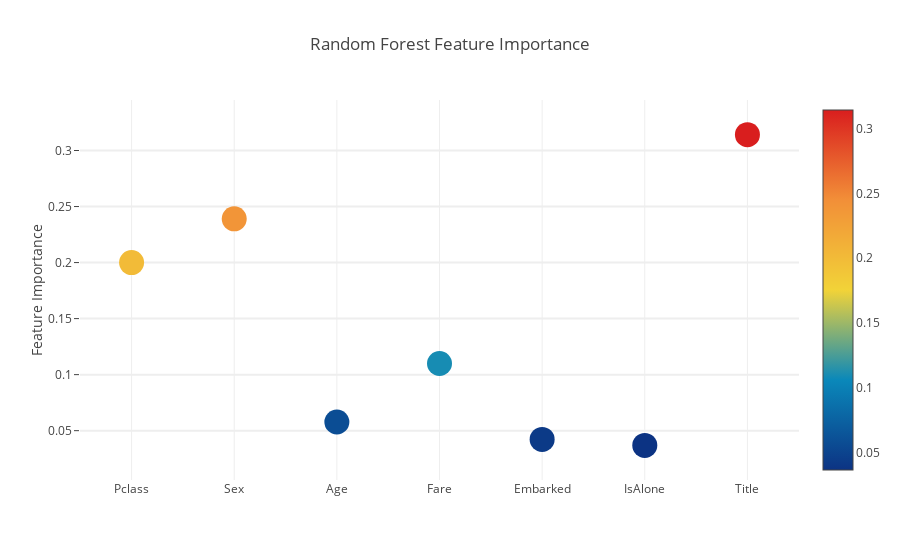
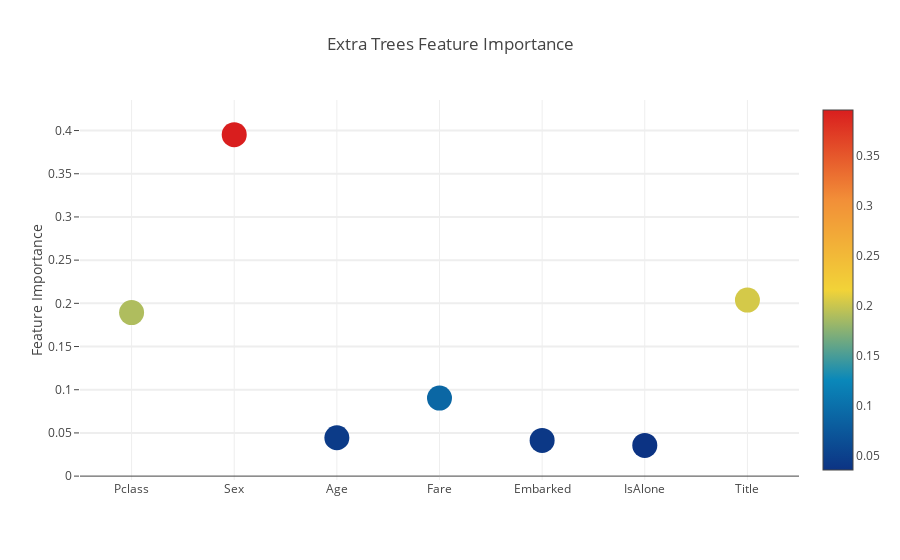
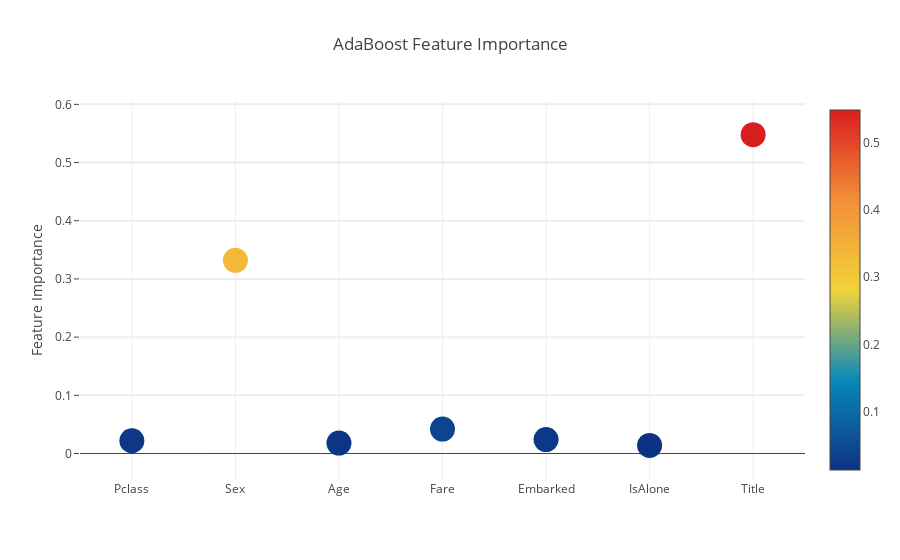
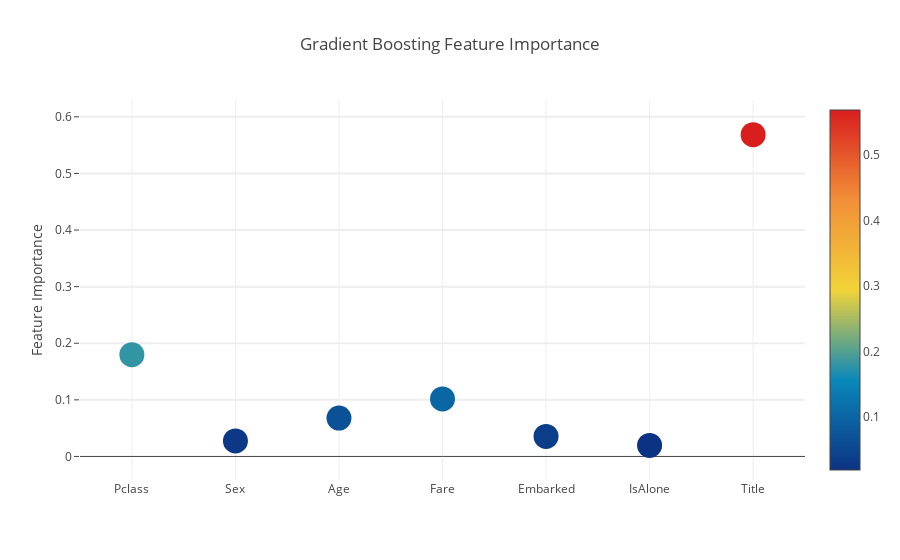

These figures' notebook cell, in order:
### Code cell
# Scatter plot 
trace = go.Scatter(
    y = feature_dataframe['Random Forest feature importances'].values,
    x = feature_dataframe['features'].values,
    mode='markers',
    marker=dict(
        sizemode = 'diameter',
        sizeref = 1,
        size = 25,
#       size= feature_dataframe['AdaBoost feature importances'].values,
        #color = np.random.randn(500), #set color equal to a variable
        color = feature_dataframe['Random Forest feature importances'].values,
        colorscale='Portland',
        showscale=True
    ),
    text = feature_dataframe['features'].values
)
data = [trace]

layout= go.Layout(
    autosize= True,
    title= 'Random Forest Feature Importance',
    hovermode= 'closest',
#     xaxis= dict(
#         title= 'Pop',
#         ticklen= 5,
#         zeroline= False,
#         gridwidth= 2,
#     ),
    yaxis=dict(
        title= 'Feature Importance',
        ticklen= 5,
        gridwidth= 2
    ),
    showlegend= False
)
fig = go.Figure(data=data, layout=layout)
py.iplot(fig,filename='scatter2010')

# Scatter plot 
trace = go.Scatter(
    y = feature_dataframe['Extra Trees  feature importances'].values,
    x = feature_dataframe['features'].values,
    mode='markers',
    marker=dict(
        sizemode = 'diameter',
        sizeref = 1,
        size = 25,
#       size= feature_dataframe['AdaBoost feature importances'].values,
        #color = np.random.randn(500), #set color equal to a variable
        color = feature_dataframe['Extra Trees  feature importances'].values,
        colorscale='Portland',
        showscale=True
    ),
    text = feature_dataframe['features'].values
)
data = [trace]

layout= go.Layout(
    autosize= True,
    title= 'Extra Trees Feature Importance',
    hovermode= 'closest',
#     xaxis= dict(
#         title= 'Pop',
#         ticklen= 5,
#         zeroline= False,
#         gridwidth= 2,
#     ),
    yaxis=dict(
        title= 'Feature Importance',
        ticklen= 5,
        gridwidth= 2
    ),
    showlegend= False
)
fig = go.Figure(data=data, layout=layout)
py.iplot(fig,filename='scatter2010')

# Scatter plot 
trace = go.Scatter(
    y = feature_dataframe['AdaBoost feature importances'].values,
    x = feature_dataframe['features'].values,
    mode='markers',
    marker=dict(
        sizemode = 'diameter',
        sizeref = 1,
        size = 25,
#       size= feature_dataframe['AdaBoost feature importances'].values,
        #color = np.random.randn(500), #set color equal to a variable
        color = feature_dataframe['AdaBoost feature importances'].values,
        colorscale='Portland',
        showscale=True
    ),
    text = feature_dataframe['features'].values
)
data = [trace]

layout= go.Layout(
    autosize= True,
    title= 'AdaBoost Feature Importance',
    hovermode= 'closest',
#     xaxis= dict(
#         title= 'Pop',
#         ticklen= 5,
#         zeroline= False,
#         gridwidth= 2,
#     ),
    yaxis=dict(
        title= 'Feature Importance',
        ticklen= 5,
        gridwidth= 2
    ),
    showlegend= False
)
fig = go.Figure(data=data, layout=layout)
py.iplot(fig,filename='scatter2010')

# Scatter plot 
trace = go.Scatter(
    y = feature_dataframe['Gradient Boost feature importances'].values,
    x = feature_dataframe['features'].values,
    mode='markers',
    marker=dict(
        sizemode = 'diameter',
        sizeref = 1,
        size = 25,
#       size= feature_dataframe['AdaBoost feature importances'].values,
        #color = np.random.randn(500), #set color equal to a variable
        color = feature_dataframe['Gradient Boost feature importances'].values,
        colorscale='Portland',
        showscale=True
    ),
    text = feature_dataframe['features'].values
)
data = [trace]

layout= go.Layout(
    autosize= True,
    title= 'Gradient Boosting Feature Importance',
    hovermode= 'closest',
#     xaxis= dict(
#         title= 'Pop',
#         ticklen= 5,
#         zeroline= False,
#         gridwidth= 2,
#     ),
    yaxis=dict(
        title= 'Feature Importance',
        ticklen= 5,
        gridwidth= 2
    ),
    showlegend= False
)
fig = go.Figure(data=data, layout=layout)
py.iplot(fig,filename='scatter2010')

### Figure 1 — Plotly figure (JSON) as saved in the notebook; plotly's stock layout.template omitted (floating-point values rounded to 4 significant figures)
{"data": [{"marker": {"color": [0.2, 0.2391, 0.05773, 0.11, 0.04217, 0.03687, 0.3142], "colorscale": "Portland", "showscale": true, "size": 25, "sizemode": "diameter", "sizeref": 1}, "mode": "markers", "text": ["Pclass", "Sex", "Age", "Fare", "Embarked", "IsAlone", "Title"], "type": "scatter", "uid": "27c1a73f-28b2-471d-ae87-5165fc2f344b", "x": ["Pclass", "Sex", "Age", "Fare", "Embarked", "IsAlone", "Title"], "y": [0.2, 0.2391, 0.05773, 0.11, 0.04217, 0.03687, 0.3142]}], "layout": {"autosize": true, "hovermode": "closest", "showlegend": false, "title": "Random Forest Feature Importance", "yaxis": {"gridwidth": 2, "ticklen": 5, "title": "Feature Importance"}}}

### Figure 2 — Plotly figure (JSON) as saved in the notebook; plotly's stock layout.template omitted (floating-point values rounded to 4 significant figures)
{"data": [{"marker": {"color": [0.1893, 0.3953, 0.04443, 0.0903, 0.04131, 0.03559, 0.2038], "colorscale": "Portland", "showscale": true, "size": 25, "sizemode": "diameter", "sizeref": 1}, "mode": "markers", "text": ["Pclass", "Sex", "Age", "Fare", "Embarked", "IsAlone", "Title"], "type": "scatter", "uid": "ffbc02f6-fe96-4082-84e8-62f3789032b7", "x": ["Pclass", "Sex", "Age", "Fare", "Embarked", "IsAlone", "Title"], "y": [0.1893, 0.3953, 0.04443, 0.0903, 0.04131, 0.03559, 0.2038]}], "layout": {"autosize": true, "hovermode": "closest", "showlegend": false, "title": "Extra Trees Feature Importance", "yaxis": {"gridwidth": 2, "ticklen": 5, "title": "Feature Importance"}}}

### Figure 3 — Plotly figure (JSON) as saved in the notebook; plotly's stock layout.template omitted (floating-point values rounded to 4 significant figures)
{"data": [{"marker": {"color": [0.022, 0.332, 0.018, 0.042, 0.024, 0.014, 0.548], "colorscale": "Portland", "showscale": true, "size": 25, "sizemode": "diameter", "sizeref": 1}, "mode": "markers", "text": ["Pclass", "Sex", "Age", "Fare", "Embarked", "IsAlone", "Title"], "type": "scatter", "uid": "eb30a167-b68f-4f41-a413-40b309a5cde7", "x": ["Pclass", "Sex", "Age", "Fare", "Embarked", "IsAlone", "Title"], "y": [0.022, 0.332, 0.018, 0.042, 0.024, 0.014, 0.548]}], "layout": {"autosize": true, "hovermode": "closest", "showlegend": false, "title": "AdaBoost Feature Importance", "yaxis": {"gridwidth": 2, "ticklen": 5, "title": "Feature Importance"}}}

### Figure 4 — Plotly figure (JSON) as saved in the notebook; plotly's stock layout.template omitted (floating-point values rounded to 4 significant figures)
{"data": [{"marker": {"color": [0.1797, 0.02735, 0.06774, 0.1016, 0.03544, 0.01956, 0.5686], "colorscale": "Portland", "showscale": true, "size": 25, "sizemode": "diameter", "sizeref": 1}, "mode": "markers", "text": ["Pclass", "Sex", "Age", "Fare", "Embarked", "IsAlone", "Title"], "type": "scatter", "uid": "99047d9b-5bbc-49b5-9931-3f89d665e4e0", "x": ["Pclass", "Sex", "Age", "Fare", "Embarked", "IsAlone", "Title"], "y": [0.1797, 0.02735, 0.06774, 0.1016, 0.03544, 0.01956, 0.5686]}], "layout": {"autosize": true, "hovermode": "closest", "showlegend": false, "title": "Gradient Boosting Feature Importance", "yaxis": {"gridwidth": 2, "ticklen": 5, "title": "Feature Importance"}}}
